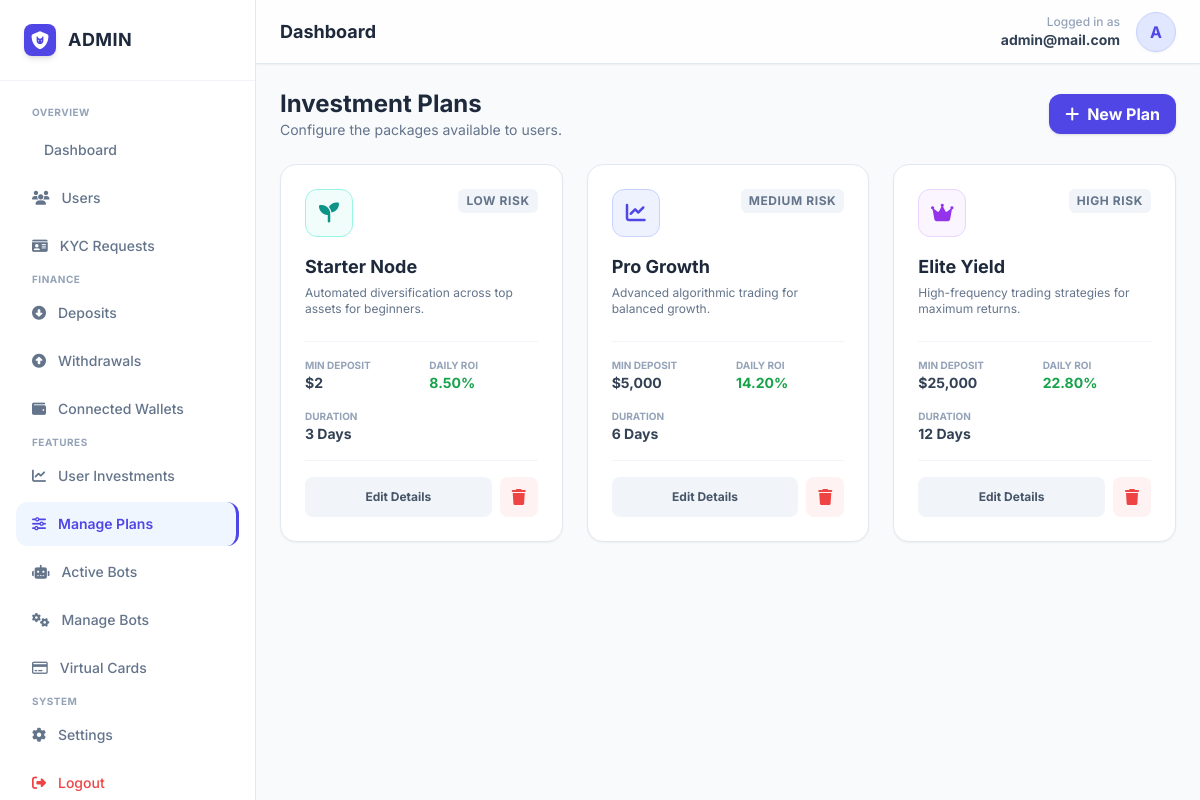
Screenshot of /admin/plans.php (signed in) with the database file from the repository.
### tables this page shows
CREATE TABLE `investment_plans` (
  `id` int(11) NOT NULL,
  `name` varchar(50) NOT NULL,
  `min_deposit` decimal(15,2) NOT NULL,
  `roi` decimal(5,2) NOT NULL,
  `duration` int(11) NOT NULL,
  `risk_level` varchar(20) NOT NULL,
  `description` text NOT NULL,
  `icon` varchar(50) NOT NULL DEFAULT 'fa-chart-line',
  `color` varchar(20) NOT NULL DEFAULT 'indigo'
);

### admin/plans.php (the view, shortened to what this page needs)
<?php
include 'header.php';
$result = mysqli_query($link, "SELECT * FROM investment_plans ORDER BY min_deposit ASC");
?>
<div class="flex-1 overflow-y-auto p-6 space-y-6">
    <div class="flex justify-between items-center mb-6">
        <div>
            <h1 class="text-2xl font-bold text-slate-800">Investment Plans</h1>
            <p class="text-sm text-slate-500">Configure the packages available to users.</p>
        </div>
        <button onclick="openAddModal()" class="bg-indigo-600 hover:bg-indigo-700 text-white font-bold py-2 px-4 rounded-xl shadow transition-all flex items-center gap-2">
            <i class="fa-solid fa-plus"></i> New Plan
        </button>
    </div>
    <div class="grid grid-cols-1 md:grid-cols-2 lg:grid-cols-3 gap-6">
        <?php if(mysqli_num_rows($result) > 0): ?>
            <?php while($row = mysqli_fetch_assoc($result)):
                $bg_color = "bg-".$row['color']."-50";
                $text_color = "text-".$row['color']."-600";
                $border_color = "border-".$row['color']."-200";
                $plan_json = htmlspecialchars(json_encode($row), ENT_QUOTES, 'UTF-8');
            ?>
            <div class="glass-panel p-6 rounded-2xl bg-white shadow-sm border border-slate-200 relative group hover:shadow-md transition-all">
                <div class="flex justify-between items-start mb-4">
                    <div class="w-12 h-12 rounded-xl <?php echo $bg_color; ?> flex items-center justify-center <?php echo $text_color; ?> border <?php echo $border_color; ?>">
                        <i class="fa-solid <?php echo $row['icon']; ?> text-xl"></i>
                    </div>
                    <span class="px-2 py-1 rounded-md bg-slate-100 text-slate-500 text-xs font-bold uppercase tracking-wider">
                        <?php echo $row['risk_level']; ?> Risk
                    </span>
                </div>
                <h3 class="text-lg font-bold text-slate-800 mb-1"><?php echo $row['name']; ?></h3>
                <p class="text-xs text-slate-500 min-h-[40px]"><?php echo $row['description']; ?></p>
                <div class="grid grid-cols-2 gap-4 my-4 py-4 border-t border-b border-slate-100">
                    <div>
                        <p class="text-[10px] text-slate-400 uppercase font-bold">Min Deposit</p>
                        <p class="text-sm font-bold text-slate-700">$<?php echo number_format($row['min_deposit']); ?></p>
                    </div>
                    <div>
                        <p class="text-[10px] text-slate-400 uppercase font-bold">Daily ROI</p>
                        <p class="text-sm font-bold text-green-600"><?php echo $row['roi']; ?>%</p>
                    </div>
                    <div>
                        <p class="text-[10px] text-slate-400 uppercase font-bold">Duration</p>
                        <p class="text-sm font-bold text-slate-700"><?php echo $row['duration']; ?> Days</p>
                    </div>
                </div>
                <div class="flex gap-2">
                    <button onclick="openEditModal('<?php echo $plan_json; ?>')" class="flex-1 py-2 rounded-lg bg-slate-100 hover:bg-slate-200 text-slate-600 text-xs font-bold transition-all">
                        Edit Details
                    </button>
                    <form method="POST" onsubmit="return confirm('Delete this plan?');">
                        <button type="submit" name="delete_plan" class="px-3 py-2 rounded-lg bg-red-50 hover:bg-red-100 text-red-500 transition-all">
                            <i class="fa-solid fa-trash"></i>
                        </button>
                    </form>
                </div>
            </div>
            <?php endwhile; ?>
        <?php else: ?>
            <div class="col-span-3 text-center py-12 text-slate-400 italic">No investment plans found. Create one to get started.</div>
        <?php endif; ?>
    </div>
</div>
<?php include 'footer.php'; ?>

### admin/header.php (style rules this page uses)
body { font-family: 'Inter', sans-serif; background-color: #f8fafc; color: #0f172a; }
.glass-panel { background: rgba(255, 255, 255, 0.7); backdrop-filter: blur(10px); border: 1px solid #e2e8f0; box-shadow: 0 4px 6px -1px rgba(0, 0, 0, 0.05); }

### rows the page displays
investment_plans: risk_level "LOW", name "Starter Node", description "Automated diversification across top assets for beginners.", min_deposit "2", roi "8.50", duration "3"
investment_plans: risk_level "MEDIUM", name "Pro Growth", description "Advanced algorithmic trading for balanced growth.", min_deposit "5,000", roi "14.20", duration "6"
investment_plans: risk_level "HIGH", name "Elite Yield", description "High-frequency trading strategies for maximum returns.", min_deposit "25,000", roi "22.80", duration "12"

### other values shown
$admin_email "admin@mail.com"
